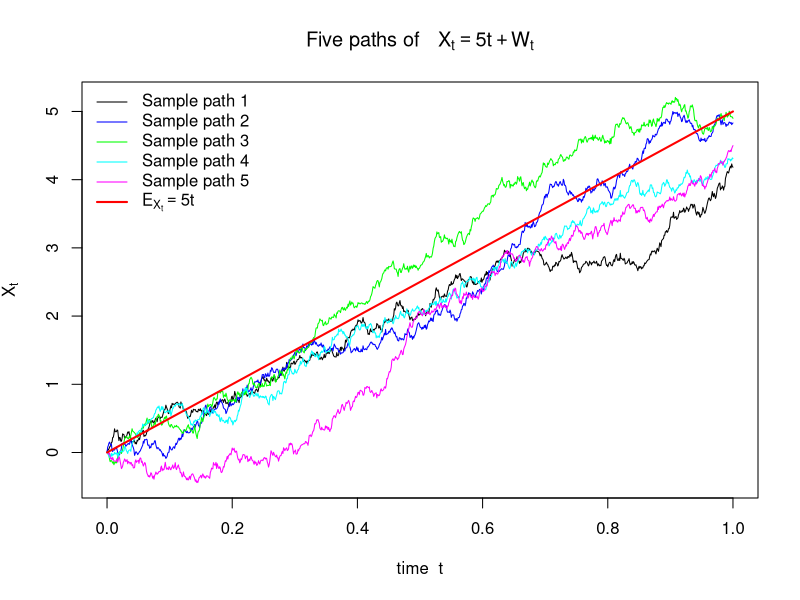
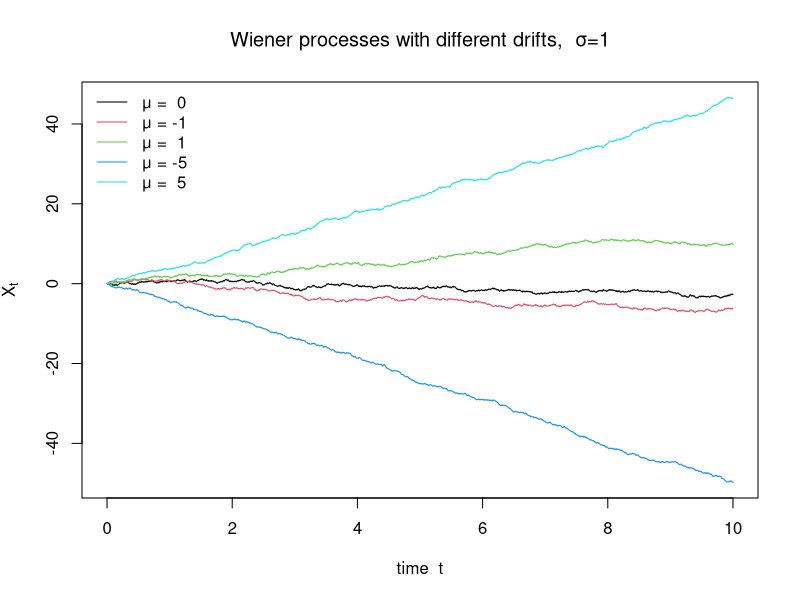
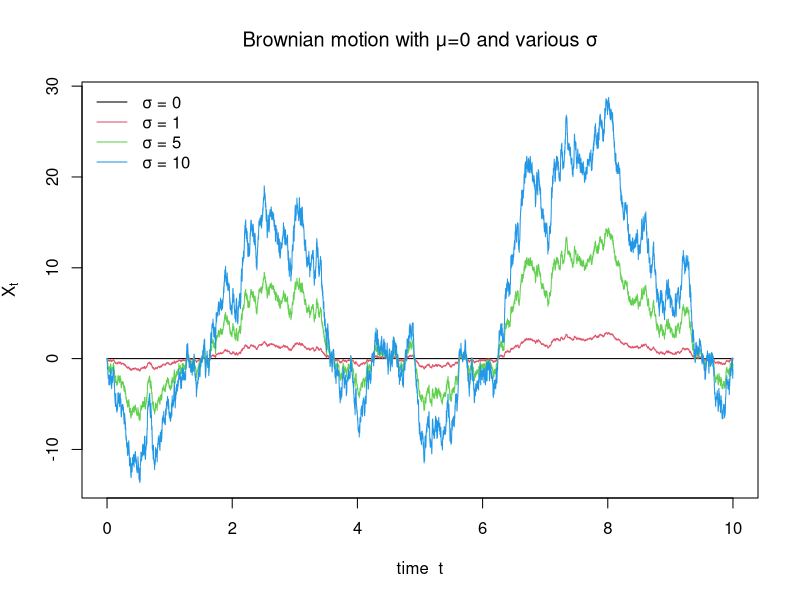

Generate these figures, in order, with R:
## Part A: Wiener process
simulate_wiener_drift <- function(mu     = 0,
                                  sigma  = 1,
                                  T_end  = 1,
                                  h      = 1e-3)
{
  n  <- ceiling(T_end / h)            # number of steps
  t  <- seq(0, T_end, length.out = n + 1)
  
  ## Brownian increments
  dW <- sqrt(h) * rnorm(n)
  W  <- c(0, cumsum(dW))              
  
  X  <- mu * t + sigma * W
  
  data.frame(t = t, X = X, W = W)
}

## Part B: 5 paths 
set.seed(42)                          # reproducibility

h_small <- 1e-3
paths_b <- replicate(
  5,
  simulate_wiener_drift(mu = 5, sigma = 1, T_end = 1, h = h_small)$X,
  simplify = "matrix"
)

time_b <- seq(0, 1, by = h_small)

## Plot
my_colors <- c("black", "blue", "green", "cyan", "magenta")
matplot(time_b, paths_b, type = "l", lty = 1, col = my_colors,
        xlab = "time  t", ylab = expression(X[t]),
        main = expression("Five paths of   X"[t]==5*t+W[t]))
lines(time_b, 5 * time_b, lwd = 2, col = "red")
legend("topleft",
       legend = c(paste("Sample path", 1:5), expression(E[X[t]]==5*t)),
       lwd = c(rep(1, 5), 2),
       col = c(my_colors, "red"),
       bty = "n")

## Part C: 5 paths changing mu
mu_set   <- c(0, -1, 1, -5, 5)
T_long   <- 10
paths_c  <- sapply(
  mu_set,
  function(mu) simulate_wiener_drift(mu, sigma = 1,
                                     T_end = T_long, h = h_small)$X
)

time_c <- seq(0, T_long, by = h_small)

matplot(time_c, paths_c, type = "l", lty = 1,
        xlab = "time  t", ylab = expression(X[t]),
        main = expression("Wiener processes with different drifts,  σ=1"))
legend("topleft",
       legend = paste0("μ = ", sprintf("% 2d", mu_set)),
       col = 1:length(mu_set), lty = 1, bty = "n")

## Part D: 5 paths changing sigma
sigma_set <- c(0, 1, 5, 10)      # the volatilities we want
T_long    <- 10                  # same horizon as part C
h_small   <- 1e-3                # time–step Δt

## Generate one standard Brownian path 
W_path <- simulate_wiener_drift(mu = 0, sigma = 1,
                                T_end = T_long, h = h_small)$W

paths_d <- outer(W_path, sigma_set)
time_d  <- seq(0, T_long, by = h_small)

## Plot
matplot(time_d, paths_d, type = "l", lty = 1,
        xlab = "time  t", ylab = expression(X[t]),
        main = expression("Brownian motion with μ=0 and various σ"))
legend("topleft",
       legend = paste0("σ = ", sigma_set),
       col = 1:length(sigma_set), lty = 1, bty = "n")
